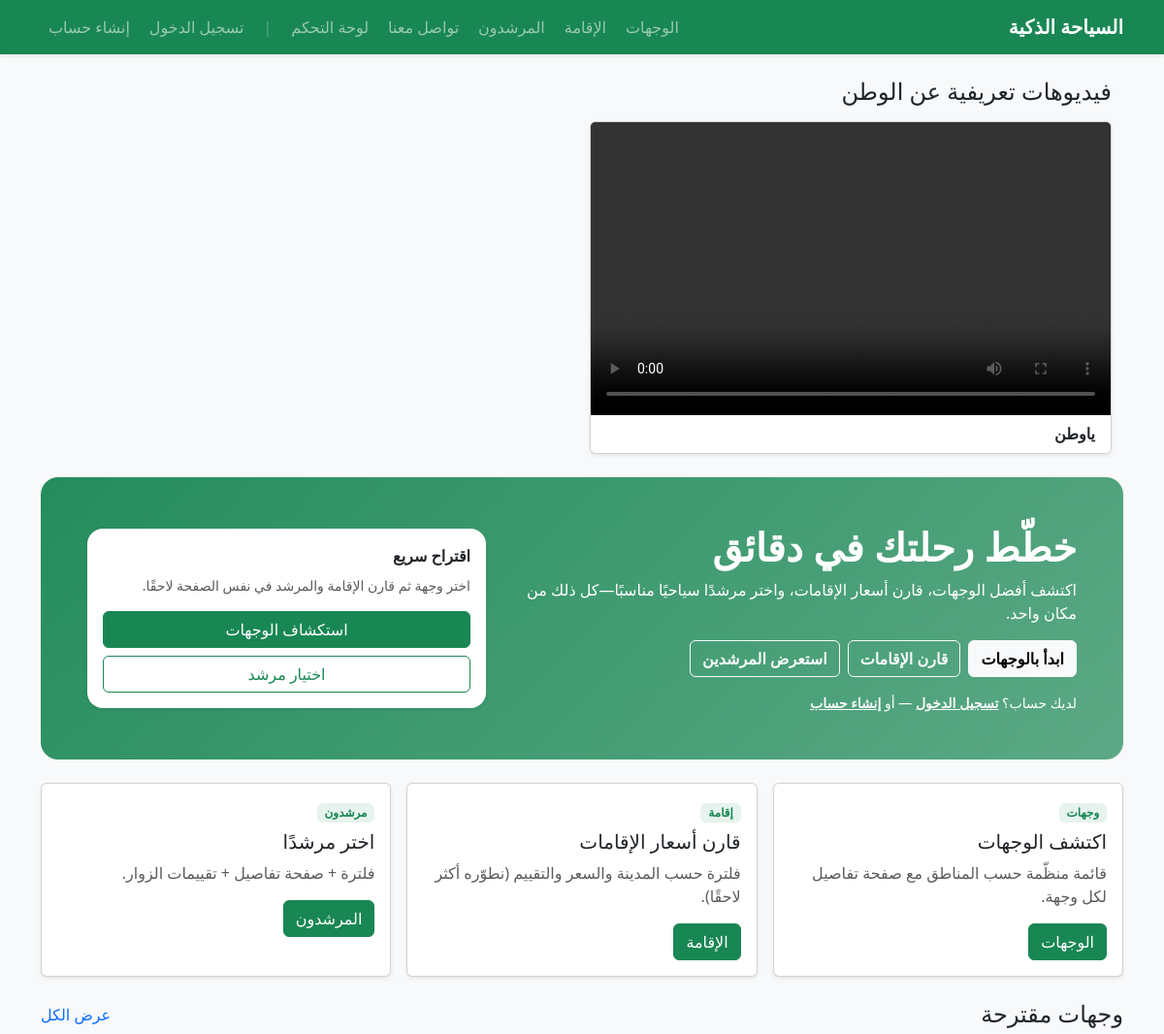
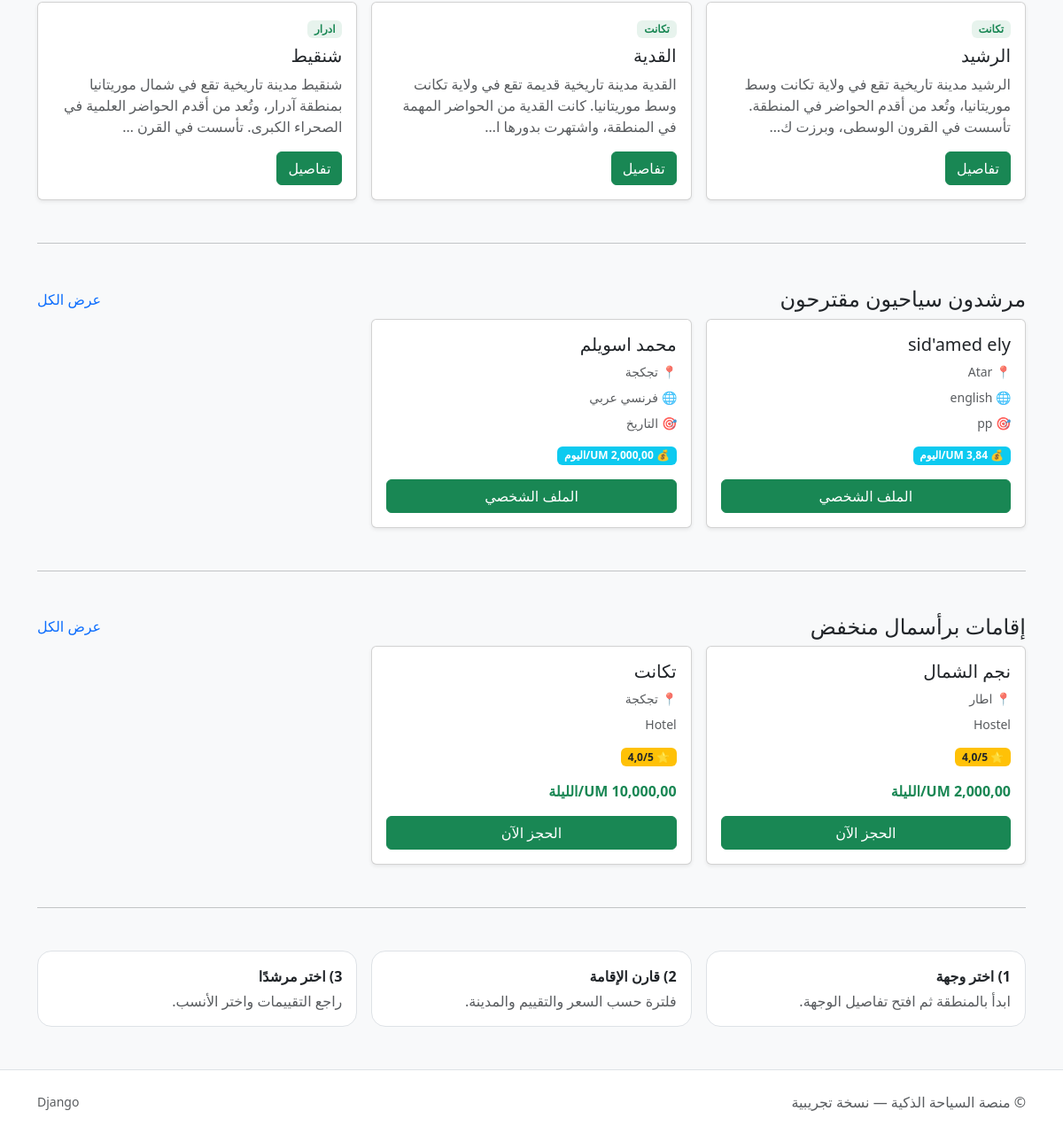
The page / on the database its author committed (2 pictures, top to bottom).
### destinations/models.py (models this page shows, shortened)
class HomeVideo(models.Model):
    title = models.CharField(max_length=200, blank=True)
    file = models.FileField(upload_to="home_videos/", blank=True, null=True)
    is_published = models.BooleanField(default=True)
    order = models.PositiveIntegerField(default=0)

class Destination(models.Model):
    name = models.CharField(max_length=200)
    region = models.CharField(max_length=120)
    city = models.CharField(max_length=120, blank=True)
    latitude = models.FloatField(null=True, blank=True)
    longitude = models.FloatField(null=True, blank=True)
    description = models.TextField(blank=True)
    best_time_to_visit = models.CharField(max_length=200, blank=True)
    is_published = models.BooleanField(default=True)
    rating = models.DecimalField(max_digits=3, decimal_places=2, default=0)

### guides/models.py (models this page shows, shortened)
class Guide(models.Model):
    name = models.CharField(max_length=200)
    city = models.CharField(max_length=120)
    price_per_day = models.DecimalField(max_digits=10, decimal_places=2)
    languages = models.CharField(max_length=200, help_text="مثال: عربي, English, Français")
    specialties = models.CharField(max_length=200, blank=True)

### stays/models.py (models this page shows, shortened)
class Stay(models.Model):
    STAY_TYPES = [
        ("hotel", "Hotel"),
        ("guesthouse", "Guest House"),
        ("hostel", "Hostel"),
    ]
    name = models.CharField(max_length=200)
    stay_type = models.CharField(max_length=20, choices=STAY_TYPES, default="hotel")
    city = models.CharField(max_length=120)
    start_price = models.DecimalField(max_digits=15, decimal_places=2, help_text="السعر باللأوقية (UM)")
    rating = models.DecimalField(max_digits=2, decimal_places=1, default=4.0)
    address = models.CharField(max_length=250, blank=True)
    latitude = models.FloatField(blank=True, null=True, help_text="خط العرض")
    longitude = models.FloatField(blank=True, null=True, help_text="خط الطول")
    description = models.TextField(blank=True)

### guides/views.py (the view)
# urls.py: 2. Add a URL to urlpatterns:  path('', views.home, name='home')
def home(request):
    featured_destinations = Destination.objects.filter(is_published=True).order_by("-id")[:3]
    featured_guides = Guide.objects.order_by("-id")[:3]
    cheapest_stays = Stay.objects.order_by("start_price")[:3]
    home_videos = HomeVideo.objects.filter(is_published=True).exclude(file="").order_by("order", "-id")[:6]
    return render(request, "home.html", {
        "featured_destinations": featured_destinations,
        "featured_guides": featured_guides,
        "cheapest_stays": cheapest_stays,
        "home_videos": home_videos,
    })

### stays/templatetags/currency.py (called while the page is built)
@register.filter
def format_um(value):
    if value is None:
        return "0,00 UM"
    try:
        value = Decimal(str(value))
        formatted = f"{value:,.2f}".replace(',', '|').replace('.', ',').replace('|', ',')
        return f"{formatted} UM"
    except:
        return f"{value} UM"

### templates/home.html (shortened to what this page needs)
{% extends "base.html" %}
{% load currency %}
{% block content %}
{% if home_videos %}
<section class="container my-4">
  <h4 class="mb-3">فيديوهات تعريفية عن الوطن</h4>
  <div class="row g-3">
    {% for v in home_videos %}
      {% if v.file %}
      <div class="col-md-6">
        <div class="card shadow-sm overflow-hidden">
          <div class="ratio ratio-16x9 bg-dark">
            <video controls preload="metadata">
              <source src="{{ v.file.url }}" type="video/mp4">
            </video>
          </div>
          {% if v.title %}
          <div class="card-body py-2">
            <strong>{{ v.title }}</strong>
          </div>
          {% endif %}
        </div>
      </div>
      {% endif %}
    {% endfor %}
  </div>
</section>
{% endif %}
<div class="p-4 p-md-5 hero mb-4">
  <div class="row align-items-center g-4">
    <div class="col-md-7">
      <h1 class="display-6 fw-bold mb-2">خطّط رحلتك في دقائق</h1>
      <p class="mb-3 opacity-90">
        اكتشف أفضل الوجهات، قارن أسعار الإقامات، واختر مرشدًا سياحيًا مناسبًا—كل ذلك من مكان واحد.
      </p>
      <div class="d-flex gap-2 flex-wrap">
        <a class="btn btn-light fw-semibold" href="/destinations/">ابدأ بالوجهات</a>
        <a class="btn btn-outline-light fw-semibold" href="/stays/">قارن الإقامات</a>
        <a class="btn btn-outline-light fw-semibold" href="/guides/">استعرض المرشدين</a>
      </div>
      {% if not user.is_authenticated %}
      <div class="mt-3 small">
        لديك حساب؟ <a class="link-light fw-semibold" href="/accounts/login/">تسجيل الدخول</a>
        — أو <a class="link-light fw-semibold" href="/accounts/signup/">إنشاء حساب</a>
      </div>
      {% endif %}
    </div>
    <div class="col-md-5">
      <div class="bg-white text-dark rounded-4 p-3 shadow-sm">
        <div class="fw-bold mb-2">اقتراح سريع</div>
        <div class="text-muted small mb-3">
          اختر وجهة ثم قارن الإقامة والمرشد في نفس الصفحة لاحقًا.
        </div>
        <div class="d-grid gap-2">
          <a class="btn btn-success" href="/destinations/">استكشاف الوجهات</a>
          <a class="btn btn-outline-success" href="/guides/">اختيار مرشد</a>
        </div>
      </div>
    </div>
  </div>
</div>
<div class="row g-3 mb-4">
  <div class="col-md-4">
    <div class="card h-100 shadow-sm">
      <div class="card-body">
        <div class="badge badge-soft mb-2">وجهات</div>
        <h5 class="card-title">اكتشف الوجهات</h5>
        <p class="text-muted mb-3">قائمة منظّمة حسب المناطق مع صفحة تفاصيل لكل وجهة.</p>
        <a href="/destinations/" class="btn btn-success">الوجهات</a>
      </div>
    </div>
  </div>
  <div class="col-md-4">
    <div class="card h-100 shadow-sm">
      <div class="card-body">
        <div class="badge badge-soft mb-2">إقامة</div>
        <h5 class="card-title">قارن أسعار الإقامات</h5>
        <p class="text-muted mb-3">فلترة حسب المدينة والسعر والتقييم (نطوّره أكثر لاحقًا).</p>
        <a href="/stays/" class="btn btn-success">الإقامة</a>
      </div>
    </div>
  </div>
  <div class="col-md-4">
    <div class="card h-100 shadow-sm">
      <div class="card-body">
        <div class="badge badge-soft mb-2">مرشدون</div>
        <h5 class="card-title">اختر مرشدًا</h5>
        <p class="text-muted mb-3">فلترة + صفحة تفاصيل + تقييمات الزوار.</p>
        <a href="/guides/" class="btn btn-success">المرشدون</a>
      </div>
    </div>
  </div>
</div>
<div class="d-flex justify-content-between align-items-center mb-2">
  <h4 class="mb-0">وجهات مقترحة</h4>
  <a class="text-decoration-none" href="/destinations/">عرض الكل</a>
</div>
<div class="row g-3">
  {% for d in featured_destinations %}
  <div class="col-md-4">
    <div class="card card-hover h-100 shadow-sm">
      <div class="card-body">
        <span class="badge badge-soft">{{ d.region }}</span>
        <h5 class="mt-2">{{ d.name }}</h5>
        <p class="text-muted mb-3">{{ d.description|truncatechars:120 }}</p>
        <a class="btn btn-success" href="/destinations/{{ d.id }}/">تفاصيل</a>
      </div>
    </div>
  </div>
  {% empty %}
    <div class="text-muted">لا توجد وجهات منشورة بعد. أضف وجهات من لوحة التحكم.</div>
  {% endfor %}
</div>
<hr class="my-5">
<div class="d-flex justify-content-between align-items-center mb-2">
  <h4 class="mb-0">مرشدون سياحيون مقترحون</h4>
  <a class="text-decoration-none" href="/guides/">عرض الكل</a>
</div>
<div class="row g-3 mb-4">
  {% for g in featured_guides %}
  <div class="col-md-4">
    <div class="card card-hover h-100 shadow-sm">
      <div class="card-body">
        <h5>{{ g.name }}</h5>
        <div class="text-muted small mb-2">📍 {{ g.city }}</div>
        <div class="text-muted small mb-2">🌐 {{ g.languages }}</div>
        {% if g.specialties %}
          <div class="text-muted small mb-2">🎯 {{ g.specialties }}</div>
        {% endif %}
        <div class="badge bg-info text-white mt-2">💰 {{ g.price_per_day|format_um }}/اليوم</div>
        <a class="btn btn-success mt-3 w-100" href="/guides/{{ g.id }}/">الملف الشخصي</a>
      </div>
    </div>
  </div>
  {% empty %}
    <div class="text-muted">لا توجد مرشدون منشورون بعد. أضف مرشدين من لوحة التحكم.</div>
  {% endfor %}
</div>
<hr class="my-5">
<div class="d-flex justify-content-between align-items-center mb-2">
  <h4 class="mb-0">إقامات برأسمال منخفض</h4>
  <a class="text-decoration-none" href="/stays/">عرض الكل</a>
</div>
<div class="row g-3 mb-4">
  {% for s in cheapest_stays %}
  <div class="col-md-4">
    <div class="card card-hover h-100 shadow-sm">
      <div class="card-body">
        <h5>{{ s.name }}</h5>
        <div class="text-muted small mb-2">📍 {{ s.city }}</div>
        <div class="text-muted small mb-2">{{ s.get_stay_type_display }}</div>
        <div class="badge bg-warning text-dark mt-2">⭐ {{ s.rating }}/5</div>
        <div class="fw-bold text-success mt-3">{{ s.start_price|format_um }}/الليلة</div>
        <a class="btn btn-success mt-3 w-100" href="/stays/{{ s.id }}/">الحجز الآن</a>
      </div>
    </div>
  </div>
  {% empty %}
    <div class="text-muted">لا توجد إقامات منشورة بعد. أضف إقامات من لوحة التحكم.</div>
  {% endfor %}
</div>
<hr class="my-5">
<div class="row g-3">
  <div class="col-md-4">
    <div class="p-3 bg-white border rounded-4 h-100">
      <div class="fw-bold mb-1">1) اختر وجهة</div>
      <div class="text-muted">ابدأ بالمنطقة ثم افتح تفاصيل الوجهة.</div>
    </div>
  </div>
  <div class="col-md-4">
    <div class="p-3 bg-white border rounded-4 h-100">
      <div class="fw-bold mb-1">2) قارن الإقامة</div>
      <div class="text-muted">فلترة حسب السعر والتقييم والمدينة.</div>
    </div>
  </div>
  <div class="col-md-4">
    <div class="p-3 bg-white border rounded-4 h-100">
      <div class="fw-bold mb-1">3) اختر مرشدًا</div>
      <div class="text-muted">راجع التقييمات واختر الأنسب.</div>
    </div>
  </div>
</div>
{% endblock %}

### templates/base.html (style rules this page uses)
.hero { background: linear-gradient(135deg, rgba(25,135,84,.95), rgba(25,135,84,.70)); color:#fff; border-radius: 18px; }
.badge-soft { background: rgba(25,135,84,.10); color: #198754; }

### rows shown on the page
HomeVideo: title "ياوطن"
Destination: region "تكانت", name "الرشيد", description "الرشيد مدينة تاريخية تقع في ولاية تكانت وسط موريتانيا، وتُعد من أقدم الحواضر في المنطقة. تأسست في القرون الوسطى، وبرزت ك…"
Destination: region "تكانت", name "القدية", description "القدية مدينة تاريخية قديمة تقع في ولاية تكانت وسط موريتانيا. كانت القدية من الحواضر المهمة في المنطقة، واشتهرت بدورها ا…"
Destination: region "ادرار", name "شنقيط", description "شنقيط مدينة تاريخية تقع في شمال موريتانيا بمنطقة آدرار، وتُعد من أقدم الحواضر العلمية في الصحراء الكبرى. تأسست في القرن …"
Guide: name "sid'amed ely", city "Atar", languages "english", specialties "pp", price_per_day "3,84 UM"
Guide: name "محمد اسويلم", city "تجكجة", languages "فرنسي عربي", specialties "التاريخ", price_per_day "2,000,00 UM"
Stay: name "نجم الشمال", city "اطار", stay_type "Hostel", rating "4,0", start_price "2,000,00 UM"
Stay: name "تكانت", city "تجكجة", stay_type "Hotel", rating "4,0", start_price "10,000,00 UM"
